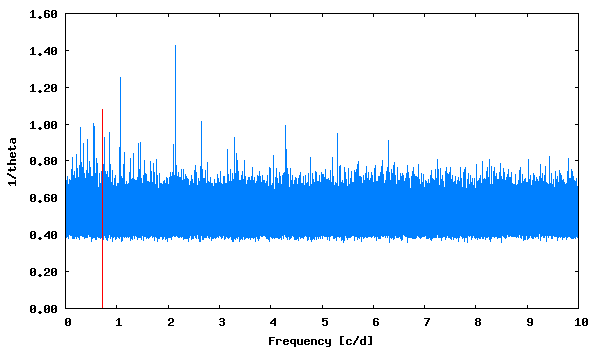

The gnuplot source for this figure:
set term png size 600,350 medium
set colors classic
set output "phase_lc_3.lk.png"
set xlabel "Frequency [c/d]"
set ylabel "1/theta"
set format y "%5.2f"
plot [] "lk.periodogram" using 1:2 with lines linecolor 3 title "", "<echo '0.716286  1.08'" with impulses linecolor 1 title ""
 
